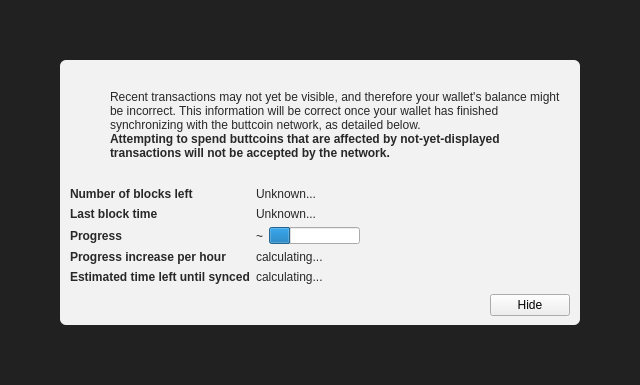
<?xml version="1.0" encoding="UTF-8"?>
<ui version="4.0">
 <class>ModalOverlay</class>
 <widget class="ModalOverlay" name="ModalOverlay">
  <property name="geometry">
   <rect>
    <x>0</x>
    <y>0</y>
    <width>640</width>
    <height>385</height>
   </rect>
  </property>
  <property name="windowTitle">
   <string>Form</string>
  </property>
  <layout class="QVBoxLayout" name="verticalLayout" stretch="0">
   <property name="sizeConstraint">
    <enum>QLayout::SetDefaultConstraint</enum>
   </property>
   <property name="leftMargin">
    <number>0</number>
   </property>
   <property name="topMargin">
    <number>0</number>
   </property>
   <property name="rightMargin">
    <number>0</number>
   </property>
   <property name="bottomMargin">
    <number>0</number>
   </property>
   <item>
    <widget class="QWidget" name="bgWidget" native="true">
     <property name="styleSheet">
      <string notr="true">#bgWidget { background: rgba(0,0,0,220); }</string>
     </property>
     <layout class="QVBoxLayout" name="verticalLayoutMain" stretch="1">
      <property name="leftMargin">
       <number>60</number>
      </property>
      <property name="topMargin">
       <number>60</number>
      </property>
      <property name="rightMargin">
       <number>60</number>
      </property>
      <property name="bottomMargin">
       <number>60</number>
      </property>
      <item>
       <widget class="QWidget" name="contentWidget" native="true">
        <property name="styleSheet">
         <string notr="true">#contentWidget { background: rgba(255,255,255,240); border-radius: 6px; }

QLabel { color: rgb(40,40,40);  }</string>
        </property>
        <layout class="QVBoxLayout" name="verticalLayoutSub" stretch="1,0,0,0">
         <property name="spacing">
          <number>0</number>
         </property>
         <property name="leftMargin">
          <number>10</number>
         </property>
         <property name="topMargin">
          <number>10</number>
         </property>
         <property name="rightMargin">
          <number>10</number>
         </property>
         <property name="bottomMargin">
          <number>10</number>
         </property>
         <item>
          <layout class="QHBoxLayout" name="horizontalLayoutIconText" stretch="0,1">
           <property name="topMargin">
            <number>20</number>
           </property>
           <item>
            <layout class="QVBoxLayout" name="verticalLayoutIcon">
             <property name="leftMargin">
              <number>0</number>
             </property>
             <item>
              <widget class="QPushButton" name="warningIcon">
               <property name="enabled">
                <bool>false</bool>
               </property>
               <property name="text">
                <string/>
               </property>
               <property name="icon">
                <iconset>
                 <normaloff>:/icons/warning</normaloff>
                 <disabledoff>:/icons/warning</disabledoff>:/icons/warning</iconset>
               </property>
               <property name="iconSize">
                <size>
                 <width>48</width>
                 <height>48</height>
                </size>
               </property>
               <property name="flat">
                <bool>true</bool>
               </property>
              </widget>
             </item>
             <item>
              <spacer name="verticalSpacerWarningIcon">
               <property name="orientation">
                <enum>Qt::Vertical</enum>
               </property>
               <property name="sizeHint" stdset="0">
                <size>
                 <width>20</width>
                 <height>40</height>
                </size>
               </property>
              </spacer>
             </item>
            </layout>
           </item>
           <item>
            <layout class="QVBoxLayout" name="verticalLayoutInfoText">
             <property name="leftMargin">
              <number>0</number>
             </property>
             <property name="topMargin">
              <number>0</number>
             </property>
             <item>
              <widget class="QLabel" name="infoText">
               <property name="text">
                <string>Recent transactions may not yet be visible, and therefore your wallet's balance might be incorrect. This information will be correct once your wallet has finished synchronizing with the buttcoin network, as detailed below.</string>
               </property>
               <property name="textFormat">
                <enum>Qt::RichText</enum>
               </property>
               <property name="wordWrap">
                <bool>true</bool>
               </property>
              </widget>
             </item>
             <item>
              <widget class="QLabel" name="infoTextStrong">
               <property name="font">
                <font>
                 <weight>75</weight>
                 <bold>true</bold>
                </font>
               </property>
               <property name="text">
                <string>Attempting to spend buttcoins that are affected by not-yet-displayed transactions will not be accepted by the network.</string>
               </property>
               <property name="textFormat">
                <enum>Qt::RichText</enum>
               </property>
               <property name="wordWrap">
                <bool>true</bool>
               </property>
              </widget>
             </item>
             <item>
              <spacer name="verticalSpacerInTextSpace">
               <property name="orientation">
                <enum>Qt::Vertical</enum>
               </property>
               <property name="sizeHint" stdset="0">
                <size>
                 <width>20</width>
                 <height>40</height>
                </size>
               </property>
              </spacer>
             </item>
            </layout>
           </item>
          </layout>
         </item>
         <item>
          <spacer name="verticalSpacerAfterText">
           <property name="orientation">
            <enum>Qt::Vertical</enum>
           </property>
           <property name="sizeHint" stdset="0">
            <size>
             <width>20</width>
             <height>40</height>
            </size>
           </property>
          </spacer>
         </item>
         <item>
          <layout class="QFormLayout" name="formLayout">
           <property name="fieldGrowthPolicy">
            <enum>QFormLayout::FieldsStayAtSizeHint</enum>
           </property>
           <property name="horizontalSpacing">
            <number>6</number>
           </property>
           <property name="verticalSpacing">
            <number>6</number>
           </property>
           <property name="topMargin">
            <number>10</number>
           </property>
           <item row="0" column="0">
            <widget class="QLabel" name="labelNumberOfBlocksLeft">
             <property name="font">
              <font>
               <weight>75</weight>
               <bold>true</bold>
              </font>
             </property>
             <property name="text">
              <string>Number of blocks left</string>
             </property>
            </widget>
           </item>
           <item row="0" column="1">
            <widget class="QLabel" name="numberOfBlocksLeft">
             <property name="text">
              <string>Unknown...</string>
             </property>
            </widget>
           </item>
           <item row="1" column="0">
            <widget class="QLabel" name="labelLastBlockTime">
             <property name="font">
              <font>
               <weight>75</weight>
               <bold>true</bold>
              </font>
             </property>
             <property name="text">
              <string>Last block time</string>
             </property>
            </widget>
           </item>
           <item row="1" column="1">
            <widget class="QLabel" name="newestBlockDate">
             <property name="sizePolicy">
              <sizepolicy hsizetype="Maximum" vsizetype="Preferred">
               <horstretch>0</horstretch>
               <verstretch>0</verstretch>
              </sizepolicy>
             </property>
             <property name="text">
              <string>Unknown...</string>
             </property>
            </widget>
           </item>
           <item row="2" column="0">
            <widget class="QLabel" name="labelSyncDone">
             <property name="font">
              <font>
               <weight>75</weight>
               <bold>true</bold>
              </font>
             </property>
             <property name="text">
              <string>Progress</string>
             </property>
            </widget>
           </item>
           <item row="2" column="1">
            <layout class="QHBoxLayout" name="horizontalLayoutSync" stretch="0,1">
             <item>
              <widget class="QLabel" name="percentageProgress">
               <property name="text">
                <string notr="true">~</string>
               </property>
              </widget>
             </item>
             <item>
              <widget class="QProgressBar" name="progressBar">
               <property name="value">
                <number>24</number>
               </property>
               <property name="format">
                <string/>
               </property>
              </widget>
             </item>
            </layout>
           </item>
           <item row="4" column="0">
            <widget class="QLabel" name="labelProgressIncrease">
             <property name="font">
              <font>
               <weight>75</weight>
               <bold>true</bold>
              </font>
             </property>
             <property name="text">
              <string>Progress increase per hour</string>
             </property>
            </widget>
           </item>
           <item row="4" column="1">
            <widget class="QLabel" name="progressIncreasePerH">
             <property name="text">
              <string>calculating...</string>
             </property>
            </widget>
           </item>
           <item row="5" column="0">
            <widget class="QLabel" name="labelEstimatedTimeLeft">
             <property name="font">
              <font>
               <weight>75</weight>
               <bold>true</bold>
              </font>
             </property>
             <property name="text">
              <string>Estimated time left until synced</string>
             </property>
            </widget>
           </item>
           <item row="5" column="1">
            <widget class="QLabel" name="expectedTimeLeft">
             <property name="text">
              <string>calculating...</string>
             </property>
            </widget>
           </item>
          </layout>
         </item>
         <item>
          <layout class="QHBoxLayout" name="horizontalLayoutButtons">
           <property name="leftMargin">
            <number>10</number>
           </property>
           <property name="topMargin">
            <number>10</number>
           </property>
           <item>
            <spacer name="horizontalSpacer">
             <property name="orientation">
              <enum>Qt::Horizontal</enum>
             </property>
             <property name="sizeHint" stdset="0">
              <size>
               <width>40</width>
               <height>20</height>
              </size>
             </property>
            </spacer>
           </item>
           <item>
            <widget class="QPushButton" name="closeButton">
             <property name="text">
              <string>Hide</string>
             </property>
            </widget>
           </item>
          </layout>
         </item>
        </layout>
       </widget>
      </item>
     </layout>
    </widget>
   </item>
  </layout>
 </widget>
 <customwidgets>
  <customwidget>
   <class>ModalOverlay</class>
   <extends>QWidget</extends>
   <header>qt/modaloverlay.h</header>
   <container>1</container>
  </customwidget>
 </customwidgets>
 <resources/>
 <connections/>
</ui>
